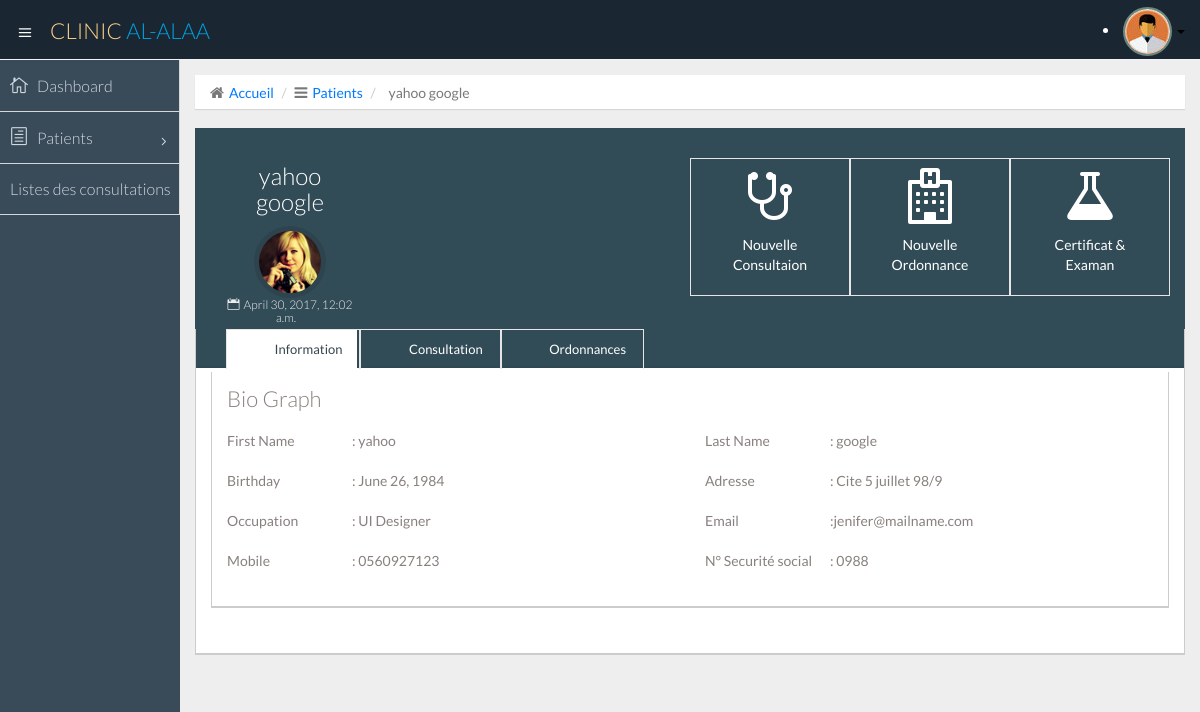
/clinic/patients/7/, run on the app's committed database.
### clinic/models.py (models this page shows, shortened)
class Patient(models.Model):
    Nom = models.CharField(max_length=100)
    Prenom = models.CharField(max_length=100)
    choice = (
        ('M', 'Male'),
        ('F', 'Female'),
    )
    Gendre = models.CharField(max_length=1, choices=choice, default='M')
    Date_Naissance = models.DateField(blank=True)
    Age = models.CharField(max_length=10 , blank=True)
    Adresse = models.CharField(max_length=100, blank=True)
    Mobile = models.CharField(max_length=10, blank=True)
    create_date = models.DateTimeField(auto_now=True)
    NSS = models.CharField(max_length=10, blank=True)

### clinic/views.py (the view)
# urls.py: url(r'^patients/(\d+)/$', views.patients, name='patients'),
def patients(request, pt_id):
    pat_dict = {}
    try:
        pat = Patient.objects.get(id=pt_id)
        cons = Consultation.objects.filter(num_id=pt_id)
        pat_dict = {
            'patient': pat,
            'consult': cons,
        }
    except Patient.DoesNotExist:
        pass
    return render(request, 'clinic/patient.html', pat_dict)

### templates/clinic/patient.html (shortened to what this page needs)
{% extends 'clinic/base.html' %}
{% load staticfiles %}
{% block body_block %}
      <section id="main-content">
          <section class="wrapper">
		  <div class="row">
				<div class="col-lg-12">
					<ol class="breadcrumb">
				        <li><i class="fa fa-home"></i><a href="{% url 'clinic:index' %}">Accueil</a></li>
                        <li><i class="fa fa-bars"></i><a href="{% url 'clinic:patients_list' %}">Patients</a></li>
                        <li>{{ patient.Nom }} {{ patient.Prenom }}</a></li>
					</ol>
				</div>
			</div>
                    <div class="profile-widget profile-widget-info">
                          <div class="panel-body">
                            <div class="col-lg-2 col-sm-2">
                              <h3>{{ patient.Nom }} {{ patient.Prenom }}</h3>
                              <div class="follow-ava">
                                  <img src="img/profile-widget-avatar.jpg" alt="">
                              </div>
                              <h6><span><i class="icon_calendar"></i>{{ patient.create_date }}</span></h6>
                            </div>
                            <div class="col-lg-4 col-sm-4 follow-info">
                            </div>
                            <div class="col-lg-2 col-sm-6 follow-info weather-category">
                                      <ul>
                                          <li class="active">
                                              <i class="fa fa-stethoscope fa-4x"> </i><br>
											  Nouvelle Consultaion
                                          </li>
                                      </ul>
                            </div>
							<div class="col-lg-2 col-sm-6 follow-info weather-category">
                                      <ul>
                                          <li class="active">
                                              <i class="fa fa-hospital-o fa-4x"> </i><br>
											  Nouvelle Ordonnance
                                          </li>
                                      </ul>
                            </div>
							<div class="col-lg-2 col-sm-6 follow-info weather-category">
                                      <ul>
                                          <li class="active">
                                              <i class="fa fa-flask fa-4x"> </i><br>
											  Certificat & Examan
                                          </li>
                                      </ul>
                            </div>
                          </div>
                    </div>
              <div class="row">
                 <div class="col-lg-12">
                    <section class="panel">
                          <header class="panel-heading tab-bg-info">
                              <ul class="nav nav-tabs">
                                  <li class="active">
                                      <a data-toggle="tab" href="#profile">
                                          Information
                                      </a>
                                  </li>
                                  <li >
                                      <a data-toggle="tab" href="#recent-activity">
                                          Consultation
                                      </a>
                                  </li>
                                  <li class="">
                                      <a data-toggle="tab" href="#edit-profile">
                                          Ordonnances
                                      </a>
                                  </li>
                              </ul>
                          </header>
                          <div class="panel-body">
                              <div class="tab-content">
                                  <div id="profile" class="tab-pane active">
                                    <section class="panel">
                                      <div class="panel-body bio-graph-info">
                                          <h1>Bio Graph</h1>
                                          <div class="row">
                                              <div class="bio-row">
                                                  <p><span>First Name </span>: {{ patient.Nom }}</p>
                                              </div>
                                              <div class="bio-row">
                                                  <p><span>Last Name </span>: {{ patient.Prenom }}</p>
                                              </div>
                                              <div class="bio-row">
                                                  <p><span>Birthday</span>: {{ patient.Date_Naissance }}</p>
                                              </div>
                                              <div class="bio-row">
                                                  <p><span>Adresse </span>: {{ patient.Adresse }}</p>
                                              </div>
                                              <div class="bio-row">
                                                  <p><span>Occupation </span>: UI Designer</p>
                                              </div>
                                              <div class="bio-row">
                                                  <p><span>Email </span>:jenifer@mailname.com</p>
                                              </div>
                                              <div class="bio-row">
                                                  <p><span>Mobile </span>: {{ patient.Mobile }}</p>
                                              </div>
                                              <div class="bio-row">
                                                  <p><span>N° Securité social </span>:  {{ patient.NSS }}</p>
                                              </div>
                                          </div>
                                      </div>
                                    </section>
                                  </div>
                              </div>
                          </div>
                      </section>
                 </div>
              </div>
          </section>
      </section>
                    {% endblock %}

### data on the page
Patient: Nom "yahoo", Prenom "google", create_date "April 30, 2017, 12:02 a.m.", Date_Naissance "June 26, 1984", Adresse "Cite 5 juillet 98/9", Mobile "0560927123", NSS "0988"
